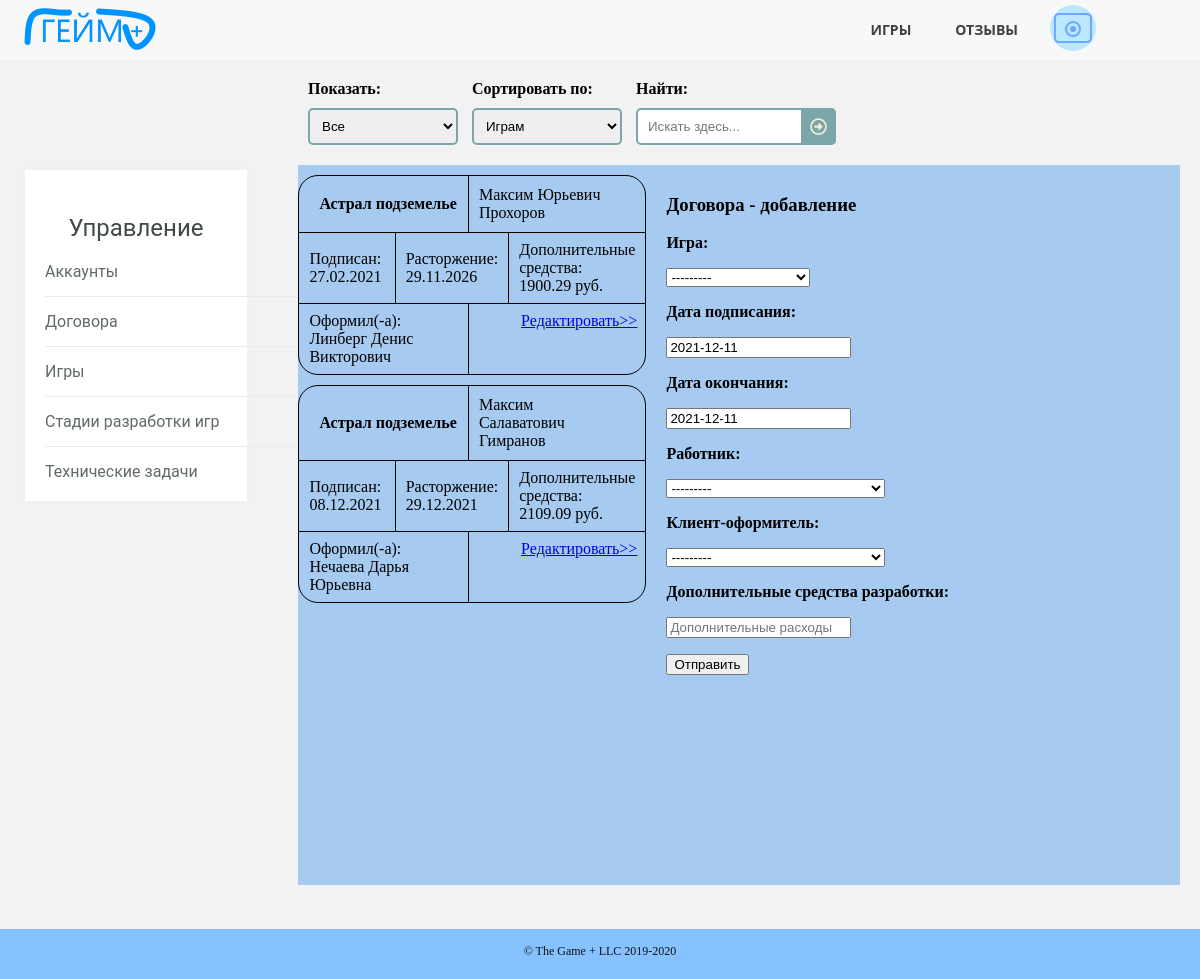
/contracts.html (signed in), run on the app's committed database.
### gameplusapp/models.py (models this page shows)
class ContractOfDevelopment(models.Model):
    game_id = models.ForeignKey(Game, on_delete=models.CASCADE)
    conclusion_date = models.DateField(default=timezone.now())
    contract_end_date = models.DateField(default=timezone.now())
    client_id = models.ForeignKey(Employee, on_delete=models.CASCADE, related_name='client_id')
    employee_id = models.ForeignKey(Employee, on_delete=models.CASCADE, related_name='employee_id')
    development_full_price = models.DecimalField(max_digits=12, decimal_places=2)
    class Meta:
        ordering = ["game_id"]

class Game(models.Model):
    name = models.CharField(max_length=50)
    type = models.CharField(max_length=20)
    rate = models.CharField(max_length=10)
    rules = models.TextField(default=' ')
    release_date = models.DateField(default=timezone.now())
    site = models.CharField(max_length=63)
    number_of_rules = models.BooleanField(default=False)
    price = models.DecimalField(max_digits=12, decimal_places=2)
    development_budget = models.DecimalField(max_digits=12, decimal_places=2)
    picture = models.ImageField(upload_to="static/images/games", null=True, blank=True)
    class Meta:
        ordering = ["name"]
    def __str__(self):
        return self.name

class Employee(models.Model):
    MY_CHOICES = (
        ('a', 'Админ'),
        ('m', 'Мастер'),
        ('c', 'Клиент')
    )
    full_name = models.CharField(max_length=50)
    phone = models.CharField(max_length=11)
    access_level = models.CharField(max_length=1, choices=MY_CHOICES)
    email = models.CharField(max_length=30)
    login = models.CharField(max_length=30, unique=True)
    password = models.CharField(max_length=30)
    reg_date = models.DateTimeField(default=timezone.now())
    avatar = models.ImageField(upload_to="static/images/users", null=True, blank=True)
    class Meta:
        ordering = ["-reg_date"]
    def __str__(self):
        return self.full_name

### gameplusapp/views.py (the view, shortened to what this page needs)
# urls.py: path('contracts.html', ContractsPage.as_view()),
class ContractsPage(View):
    def get(self, request):
        new = 2
        message = ''
        g_contracts = get_contracts()
        form = ContractsInfoForm()
        if "id_user" not in request.session:
            return HttpResponseRedirect('login.html')
        g_avatar = get_del_account(request.session["id_user"]).avatar
        if "message" in request.session:
            if request.session["message"] == True:
                message = 'Доступ запрещён'
                request.session["message"] = False
        mod = "добавление"
        form.fields['employee_id'].queryset = (Employee.objects.filter(access_level__in=['a', 'm']))
        filtred = ContractsFilterForm(request.GET)
        if filtred.is_valid():
            if filtred.cleaned_data["search"]:
                g_contracts = g_contracts.filter(game_id__name__iregex=filtred.cleaned_data["search"])
            if filtred.cleaned_data["ordering"]:
                g_contracts = g_contracts.order_by(filtred.cleaned_data["ordering"])
        context = {
            'g_contracts': g_contracts,
            'filtred': filtred,
            'form': form,
            'mod': mod,
            'new': new,
            'message': message,
            'g_avatar': g_avatar
        }
        return render(request, 'contracts.html', context=context)

### gameplusapp/forms.py
class ContractsFilterForm(forms.Form):
    watching = forms.ChoiceField(required=False, widget=forms.Select(attrs={
        'class': 'sortsel'
    }), choices=[
        ["", "Все"],
        ["a", "Неподписанные"],
        ["b", "Действующие"],
        ["c", "Расторгнутые"]
    ])
    ordering = forms.ChoiceField(required=False, widget=forms.Select(attrs={
        'class': 'sortsel'
    }), choices=[
        ["game_id", "Играм"],
        ["conclusion_date", "Дате подписания"],
        ["contract_end_date", "Дате окончания срока действия"],
        ["employee_id", "Оформителям"]
    ])
    search = forms.CharField(label="Найти:", required=False, widget=forms.TextInput(attrs={
        'placeholder': 'Искать здесь...'
    }))

class ContractsInfoForm(forms.ModelForm):
    class Meta:
        model = ContractOfDevelopment
        fields = ['game_id', 'conclusion_date', 'contract_end_date', 'client_id', 'employee_id', 'development_full_price']
        widgets = {
            "development_full_price": forms.NumberInput(attrs={
                'placeholder': 'Дополнительные расходы, руб.'
            })
        }

### gameplusapp/function.py (called while the page is built)
def get_contracts():
    contracts = ContractOfDevelopment.objects.all()
    return contracts

def get_del_account(pk):
    account = Employee.objects.get(id=pk)
    return account

### gameplusapp/templates/contracts.html (shortened to what this page needs)
<!DOCTYPE HTML>
<html>
	<head>
		<link rel="stylesheet" href="../static/css/pattern.css" />
		<link rel="stylesheet" href="../static/css/control.css" />
		<link rel="stylesheet" href="../static/css/contracts.css" />
	</head>
	<body>
		<header>
		  <nav>
		      <a href="/" class="logo"><img src="../static/images/logo.png" alt="логотип"></a>
			  <ul class="topmenu">
				<li><a href="/games.html">Игры</a></li>
				<li><a href="/reviews.html">Отзывы</a></li>
				<li><a class="submenu-link">
					{% if g_avatar == '' or g_avatar == None %}
					<img src="../static/images/avatar.png" alt="отсутствует аватарка">
					{% else %}
					<img src="../{{ g_avatar }}" alt="аватарка">
					{% endif %}
				</a>
				</li>
			  </ul>
		  </nav>
		</header>
        <section class="selections">
			<div class="functions">
				<form class="searchform" method="get">
					<div class="viewblock">
						<p><strong>Показать:</strong></p>
						<p>{{ filtred.watching }}</p>
					</div>
					<div class="sortblock">
						<p><strong>Сортировать по:</strong></p>
						<p>{{ filtred.ordering }}</p>
					</div>
					<div class="searchblock">
						<p><strong>Найти:</strong></p>
						<p>{{ filtred.search }}
						<button type="submit"></button></p>
					</div>
				</form>
			</div>
		</section>
		<section class="allgames">
			<div class="lists">
				<div class="sublinks">
					<div class="widget">
						<h3>Управление</h3>
						<ul>
						    {% if new >= 1 %}
							<li><a href="/control.html">Аккаунты</a></li>
							{% endif %}
						    <li><a href="/contracts.html">Договора</a></li>
							{% if new >= 1 %}
						    <li><a href="/allgames.html">Игры</a></li>
							{% endif %}
							<li><a href="/game_states.html">Стадии разработки игр</a></li>
							{% if new >= 1 %}
						    <li><a href="/alltasks.html">Технические задачи</a></li>
							{% endif %}
						</ul>
					</div>
				</div>
                <div class="games">
					{% for contract in g_contracts %}
					{% include 'contract_one.html' %}
					{% endfor %}
				</div>
				{% if new >= 1 and mod == "добавление" or mod == "редактирование" %}
				<div class="info">
					<div class="name">
						<h3>Договора - {{ mod }}</h3>
					</div>
					<div class="description">
						<p>
							<div class="noteblock">
								<form class="noteform" method="post" enctype="multipart/form-data">
								    <p><strong>Игра:</strong></p>
								    <p>{{ form.game_id }}</p>
									<p><strong>Дата подписания:</strong></p>
								    <p>{{ form.conclusion_date }}</p>
									<p><strong>Дата окончания:</strong></p>
								    <p>{{ form.contract_end_date }}</p>
									{% if new == 2 %}
									<p><strong>Работник:</strong></p>
								    <p>{{ form.employee_id }}</p>
									{% endif %}
									<p><strong>Клиент-оформитель:</strong></p>
								    <p>{{ form.client_id  }}</p>
									<p><strong>Дополнительные средства разработки:</strong></p>
								    <p>{{ form.development_full_price }}</p>
								    <p><button type="submit">Отправить</button></p>
								</form>
							</div>
						</p>
					</div>
				</div>
				{% endif %}
			</div>
		</section>
	</body>
	<footer>
		<div class="copyright">
			<span>&copy; The Game + LLC 2019-2020</span>
		</div>
	</footer>
</html>

### gameplusapp/templates/contract_one.html
{% block content %}
<div class="noteone">
    <div class="notetag">
        <div class="notename">
            <p>{{ contract.game_id }}</p>
        </div>
        <div class="noteemp">
            <p>{{ contract.employee_id }}</p>
        </div>
    </div>
    <div class="noteother">
        <div class="notestart">
            <p>Подписан: {{ contract.conclusion_date|date:"d.m.Y" }}</p>
        </div>
        <div class="noteend">
            <p>Расторжение: {{ contract.contract_end_date|date:"d.m.Y" }}</p>
        </div>
        <div class="notemoney">
            <p>Дополнительные средства: {{ contract.development_full_price }} руб.</p>
        </div>
    </div>
    <div class="notechange">
        <div class="noterate">
            <p>Оформил(-а): {{ contract.client_id }}</p>
        </div>
        <div class="more">
            <a href="/contracts.html/{{ contract.id }}">Редактировать>></a>
        </div>
    </div>
</div>
{% endblock %}

### gameplusapp/static/css/pattern.css (style rules this page uses)
* { box-sizing: border-box; }
html { height: 100%; }
body { position:relative; min-height: 100%; margin: 0; background: #f2f2f2; }
header { position: relative; min-height: 60px; padding-top: 5px; background: rgba(255,255,255, .4); text-align: center; z-index: 1; }
header a { text-decoration: none; outline: none; display: inline-block; transition: .3s ease-in-out; }
.logo { float: left; color: #D5B45B; font-family: 'Playfair Display', serif; font-size: 2.5em; }
nav { display: block; padding: 0 20px; }
nav ul { list-style: none; margin: 0; padding: 0; float: right; }
.topmenu:after { content: ""; display: table; clear: both; }
.topmenu > li { width: 25%; float: left; position: relative; font-family: 'Open Sans', sans-serif; }
.topmenu > li > a { text-transform: uppercase; font-size: 14px; font-weight: bold; color: #404040; padding: 15px 30px; }
.submenu-link { padding: 0 30px !important; margin-left: 10px; }
.submenu-link > img { width: 46px; height: 46px; border-radius: 50%; object-fit:cover; }
footer { position:absolute; bottom: -50px; width: 100%; height: 50px; padding-top: 15px; background: #85c2ff; }
.copyright { font-size: 12px; text-align: center; color: #111111; }

### gameplusapp/static/css/control.css (style rules this page uses)
section { display: block; }
.functions { padding: 10px 20px 5px calc(20px + 24%); }
.viewblock, .sortblock, .searchblock, .back, .sublinks, .games, .info { display: inline-block; }
.viewblock, .sortblock { margin-right: 10px; }
.viewblock > p, .sortblock > p, .searchblock > p, .back > p { position: relative; margin: 10px 0; }
.sortsel { padding: 8px; border: 2px solid #7BA7AB; border-radius: 5px; width: 150px; }
.searchblock > p > input { width: 100%; padding: 9px 9px 9px 10px; border: 2px solid #7BA7AB; border-radius: 5px; outline: none; }
.searchblock > p > button { position: absolute; top: 0; right: 0px; padding: 9px; border: none; background: #7BA7AB; border-radius: 0 5px 5px 0; cursor: pointer; }
.searchblock > p > button:before { content: "\f35a"; font-family: 'Font Awesome 5 Free'; font-size: 17px; color: #F9F0DA; }
.sublinks, .games, .info { height: 720px; }
.games, .info { background-color: #A6CAF0; }
.lists { padding: 5px 20px 40px 20px; }
.sublinks { width: 20%; float: left; }
.games, .info { background-attachment: local; overflow: auto; }
.games { width: 30%; margin-left: 4%; }
.info { width: 46%; padding: 10px 20px; float: right; }
.widget { padding: 20px; border: 5px solid #f1f1f1; background: #fff; border-radius: 5px; font-family: 'Roboto', sans-serif; }
.widget h3 { margin-bottom: 20px; text-align: center; font-size: 24px; font-weight: normal; color: #424949; }
.widget ul { margin: 0; padding: 0; list-style: none; width: 250px; }
.widget li { border-bottom: 1px solid #eaeaea; padding-bottom: 15px; margin-bottom: 15px; }
.widget li:last-child { border-bottom: none; margin-bottom: 0; padding-bottom: 0; }
.widget a { text-decoration: none; color: #616a6b; display: inline-block; }
.widget li:before { font-family: FontAwesome; font-size: 20px; vertical-align:bottom; color: #dd3333; margin-right: 14px; }

### gameplusapp/static/css/contracts.css (style rules this page uses)
.noteone { margin: 10px 0; border: 1px solid black; border-radius: 20px; }
.notetag, .noteother { border-bottom: 1px solid black; }
.notetag, .noteother, .notechange { display: table; width: 100%; margin-left: 0; margin-right: 0; }
.notetag > div, .notetag > noindex > div, .noteother > div, .noteother > noindex > div, .notechange > div, .notechange > noindex > div { display: table-cell; vertical-align: middle; }
.notename { width: 49%; border-right: 1px solid black; padding: 10px 10px 10px 20px; font-weight: bold; }
.noteemp { float: right; padding: 10px 40px 10px 10px; }
.notename > p, .noteemp > p, .notestart > p, .noteend > p, .notemoney > p, .noterate > p, .more > a { margin: 0; }
.notestart, .noteend, .notemoney, .noterate { padding: 8px 10px; }
.notestart, .noteend { width: 30%; border-right: 1px solid black; }
.noterate { width: 49%; border-right: 1px solid black; }
.more { float: right; padding: 8px 8px 8px 4px; }

### data on the page
ContractOfDevelopment: game_id "Астрал подземелье", employee_id "Максим Юрьевич Прохоров", conclusion_date "27.02.2021", contract_end_date "29.11.2026", development_full_price "1900.29", client_id "Линберг Денис Викторович"
ContractOfDevelopment: game_id "Астрал подземелье", employee_id "Максим Салаватович Гимранов", conclusion_date "08.12.2021", contract_end_date "29.12.2021", development_full_price "2109.09", client_id "Нечаева Дарья Юрьевна"

### other printed values
{{ mod }} "добавление"
